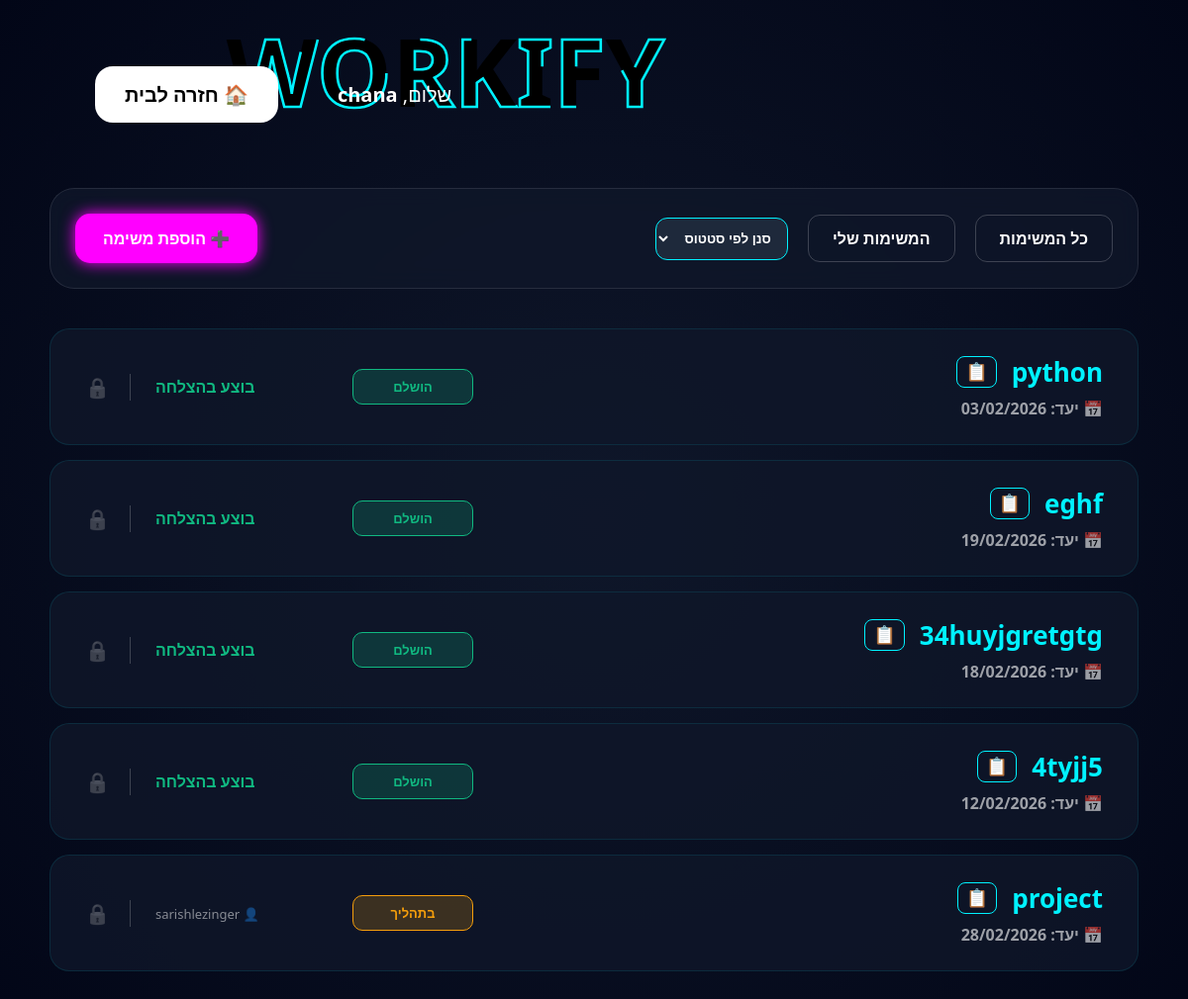
Screenshot of /allTasks/ (signed in) with the database file from the repository.
### DjangoApp/models.py (models this page shows, shortened)
class UserStaff(models.Model):
    id = models.AutoField(primary_key=True)
    user = models.OneToOneField(User, on_delete=models.CASCADE)
    role = models.IntegerField(choices=ROLE, default=1)
    team = models.ForeignKey("Team",on_delete = models.CASCADE, null=True,blank=True,related_name="members")

class Task(models.Model):
    id = models.AutoField(primary_key=True)
    title = models.CharField(max_length=120)
    description = models.TextField()
    dateEnd = models.DateField(default=timezone.now)
    status = models.IntegerField(choices=STATUS, default=1)
    user = models.ForeignKey("UserStaff", on_delete=models.CASCADE,null=True,blank=True)
    team = models.ForeignKey("Team", on_delete=models.CASCADE,null=True,blank=True)

### DjangoApp/views.py (the view)
# urls.py: path('allTasks/', views.allTasks, name='allTasks'),
@login_required
def allTasks(request):
    user_staff = request.user.userstaff
    print(user_staff.role)
    tasks = Task.objects.filter(team=user_staff.team)
    status = request.GET.get('status')
    if status:
        tasks = tasks.filter(status=status)
    my_tasks = request.GET.get('my')
    if my_tasks == "1":
        tasks = tasks.filter(user=user_staff)
    context = {
        'tasks': tasks,
        'staff': user_staff,
    }
    return render(request, 'allTasks.html', context)

### DjangoApp/templates/allTasks.html (shortened to what this page needs)
<!DOCTYPE html>
<html lang="he" dir="rtl">
<head>
</head>
<body>
    <header class="top-nav">
        <div class="brand-zone">
            <svg class="logo-svg" viewBox="0 0 500 150">
                <text x="10" y="90" class="text-animated">WORKIFY</text>
            </svg>
        </div>
        <div class="header-left">
            <span style="font-size: 20px;">שלום, <strong>{{ staff.user.username }}</strong></span>
            <a href="{% url 'home' %}" class="btn-home">🏠 חזרה לבית</a>
        </div>
    </header>
    <main class="main-container">
        <div class="controls-bar">
            <a href="{% url 'allTasks' %}" class="filter-btn">כל המשימות</a>
            <a href="?my=1" class="filter-btn">המשימות שלי</a>
            <form method="get">
                <select name="status" onchange="this.form.submit()" class="select-status">
                    <option value="">סנן לפי סטטוס</option>
                </select>
            </form>
            {% if staff.role == 1 %}
                <a href="{% url 'task_add' %}" class="btn-add">➕ הוספת משימה</a>
            {% endif %}
        </div>
        <div class="tasks-grid">
            {% for task in tasks %}
            <div class="task-card">
                <div style="flex: 1;">
                    <h3 style="margin:0; font-size: 26px; color: var(--neon-blue); display: flex; align-items: center;">
                        {{ task.title }}
                        <button style="background: none; border: 1px solid var(--neon-blue); color: var(--neon-blue); cursor: pointer; border-radius: 8px; padding: 4px 8px; margin-right: 15px; font-size: 18px;"
                                onclick="showTask('{{ task.title|escapejs }}', '{{ task.description|escapejs }}', '{{ task.dateEnd|date:'d/m/Y' }}')">📋</button>
                    </h3>
                    <div style="margin-top: 8px; opacity: 0.6; font-weight: bold;">📅 יעד: {{ task.dateEnd|date:"d/m/Y" }}</div>
                </div>
                <div class="status-badge status-{{ task.status }}">
                    {% if task.status == 1 %}חדש{% elif task.status == 2 %}בתהליך{% else %}הושלם{% endif %}
                </div>
                <div style="display: flex; align-items: center; gap: 25px; margin-right: 50px; min-width: 220px; justify-content: flex-end;">
                    <div class="task-logic">
                        {% if task.status == 1 %}
                            <a href="{% url 'take_task' task.id %}" class="action-link">לקחת לטיפול ←</a>
                        {% elif task.status == 2 %}
                            {% if task.user == staff %}
                                <a href="{% url 'complete_task' task.id %}" class="action-link" style="color: var(--neon-yellow);">סיום משימה ✔</a>
                            {% else %}
                                <span style="font-size: 13px; opacity: 0.5;">👤 {{ task.user.user.username }}</span>
                            {% endif %}
                        {% else %}
                            <span style="color: #10b981; font-weight: bold;">בוצע בהצלחה</span>
                        {% endif %}
                    </div>
                    {% if staff.role == 1 %}
                    <div style="display: flex; gap: 15px; padding-right: 20px; border-right: 1px solid rgba(255,255,255,0.2);">
                        {% if task.status == 1 %}
                            <a href="{% url 'task_edit' task.id %}" title="עריכה" style="text-decoration:none; font-size: 20px;">✏️</a>
                            <a href="{% url 'task_delete' task.id %}" title="מחיקה" style="text-decoration:none; font-size: 20px;">🗑️</a>
                        {% else %}
                            <span class="locked-icon" title="המשימה ננעלה לעריכה כי היא בטיפול" style="font-size: 20px;">🔒</span>
                        {% endif %}
                    </div>
                    {% endif %}
                </div>
            </div>
            {% empty %}
            <div class="empty-state">
                <div style="font-size: 50px; margin-bottom: 20px;">☕</div>
                <h2>אין משימות להצגה</h2>
            </div>
            {% endfor %}
        </div>
    </main>
</body>
</html>

### DjangoApp/templates/allTasks.html (style rules this page uses)
:root { --neon-blue: #00f2ff; --neon-pink: #ff00ff; --neon-yellow: #fefe33; --bg-dark: #020617; --card-bg: rgba(15, 23, 42, 0.8); }
body { background: radial-gradient(circle at center, #0f172a 0%, var(--bg-dark) 100%); color: white; font-family: 'Segoe UI', Tahoma, sans-serif; margin: 0; padding-bottom: 50px; min-height: 100vh; }
.top-nav { display: flex; justify-content: space-between; align-items: center; padding: 30px 8%; }
.brand-zone { width: 450px; height: 130px; }
.logo-svg { width: 100%; height: 100%; overflow: visible; }
.text-animated { font-size: 110px; font-weight: 900; stroke: var(--neon-blue); stroke-width: 3px; stroke-dasharray: 200; animation: lineFlow 5s linear infinite, masterGlow 5s infinite alternate ease-in-out; }
.header-left { display: flex; align-items: center; gap: 60px; }
.btn-home { background: white; color: black; text-decoration: none; padding: 15px 30px; border-radius: 18px; font-weight: 900; font-size: 20px; animation: pulseHome 2.5s infinite; transition: 0.3s; }
.main-container { max-width: 1100px; margin: 0 auto; padding: 0 20px; }
.controls-bar { background: var(--card-bg); padding: 25px; border-radius: 25px; display: flex; gap: 20px; align-items: center; margin-bottom: 40px; border: 1px solid rgba(255,255,255,0.1); backdrop-filter: blur(10px); }
.filter-btn { color: white; text-decoration: none; padding: 12px 24px; border-radius: 12px; border: 1px solid rgba(255,255,255,0.2); transition: 0.3s; font-weight: bold; }
.select-status { background: #1e293b; color: white; border: 1px solid var(--neon-blue); padding: 12px; border-radius: 12px; cursor: pointer; font-weight: bold; }
.btn-add { background: var(--neon-pink); color: white; padding: 14px 28px; border-radius: 15px; text-decoration: none; font-weight: bold; margin-right: auto; box-shadow: 0 0 15px var(--neon-pink); }
.task-card { background: var(--card-bg); border: 1px solid rgba(0, 242, 255, 0.1); border-radius: 20px; padding: 25px 35px; display: flex; justify-content: space-between; align-items: center; margin-bottom: 15px; transition: 0.4s; }
.status-badge { padding: 8px 15px; border-radius: 10px; font-weight: bold; font-size: 13px; text-align: center; min-width: 90px; }
.status-2 { background: rgba(245, 158, 11, 0.2); border: 1px solid #f59e0b; color: #f59e0b; }
.status-3 { background: rgba(16, 185, 129, 0.2); border: 1px solid #10b981; color: #10b981; }
.locked-icon { opacity: 0.3; cursor: not-allowed; filter: grayscale(1); }

### rows the page displays
UserStaff: user.username "chana"
Task: title "python", dateEnd "03/02/2026", status "הושלם"
Task: title "eghf", dateEnd "19/02/2026", status "הושלם"
Task: title "34huyjgretgtg", dateEnd "18/02/2026", status "הושלם"
Task: title "4tyjj5", dateEnd "12/02/2026", status "הושלם"
Task: title "project", dateEnd "28/02/2026", status "בתהליך", user.user.username "sarishlezinger"
